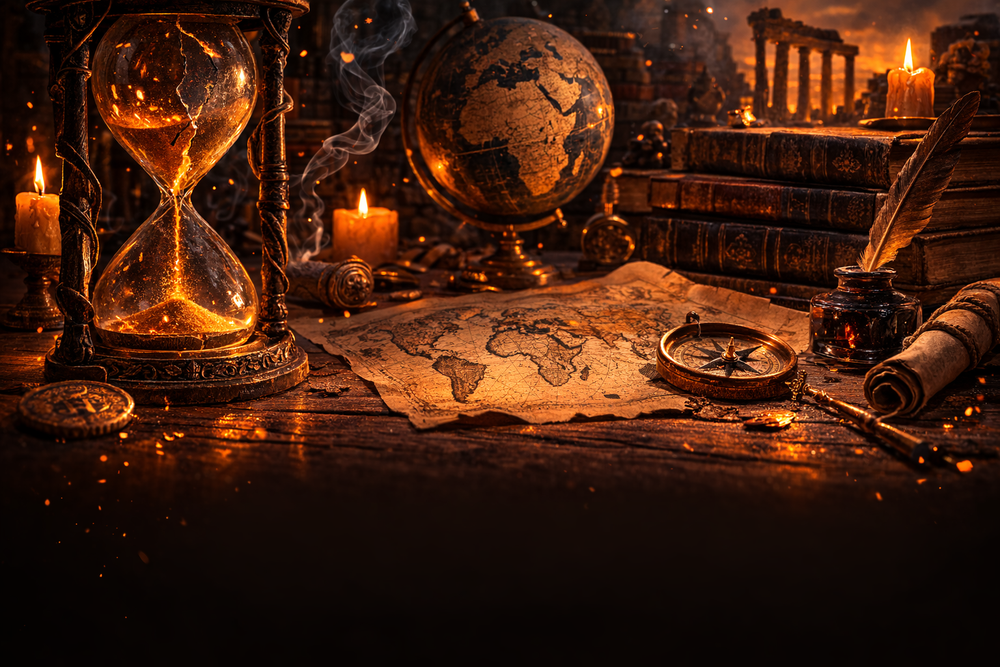
#> input picture storage/History_While_You_Sleep_Transition_Image.png, 1000 x 667 px, shrunk from 1536 x 1024 before the run
$ python chapter_title_card.py
#> lines starting #> are read from the running program, lines starting #| are printed output that depends on the picture
"""
chapter_title_card.py
Generates chapter transition title cards for History While You Sleep.

Usage:
    from chapter_title_card import make_title_card
    output_path = make_title_card(
        chapter_title="Morning in Rome",
        output_path="storage/output/chapter_1_card.jpg"
    )

The card is a static JPEG (1536x1024) — the same dimensions as the transition
image — with the chapter title composited into the naturally dark lower-right zone.
FFmpeg then holds this image for CARD_HOLD_SECONDS before the chapter narration begins.
"""

from PIL import Image, ImageDraw, ImageFont, ImageFilter
import os

# ── Config ────────────────────────────────────────────────────────────────────

TRANSITION_IMAGE   = os.path.join(os.path.dirname(os.path.dirname(os.path.dirname(os.path.abspath(__file__)))), "storage", "History_While_You_Sleep_Transition_Image.png")
FONT_TITLE         = os.path.join(os.path.dirname(os.path.dirname(os.path.dirname(os.path.abspath(__file__)))), "storage", "fonts", "PlayfairDisplay-Bold.ttf")
FONT_SUBTITLE      = os.path.join(os.path.dirname(os.path.dirname(os.path.dirname(os.path.abspath(__file__)))), "storage", "fonts", "Lora-Regular.ttf")
CARD_HOLD_SECONDS  = 8        # how long FFmpeg holds the card
OUTPUT_QUALITY     = 92       # JPEG quality — matches rest of pipeline

# Text zone: lower-right dark area of the image
# Image is 1536x1024. Text sits in the bottom 28% of height, right 55% of width.
TEXT_ZONE_X        = 0.42     # left edge of text zone (fraction of width)
TEXT_ZONE_Y        = 0.68     # top edge of text zone (fraction of height)
TEXT_ZONE_W        = 0.52     # width of text zone (fraction of width)

# Typography
TITLE_COLOR        = (255, 220, 140)   # warm gold — matches brand
SUBTITLE_COLOR     = (200, 170, 100)   # slightly muted gold for "History While You Sleep"
DIVIDER_COLOR      = (180, 130, 60)    # amber line above title
TITLE_FONT_SIZE    = 62
SUBTITLE_FONT_SIZE = 28
DIVIDER_THICKNESS  = 2
DIVIDER_WIDTH_PX   = 220              # short decorative line

# Soft glow behind text (subtle dark vignette to guarantee legibility)
GLOW_OPACITY       = 100              # 0–255, kept low since bg is already dark


def _load_font(path: str, size: int) -> ImageFont.FreeTypeFont:
    """Load font with fallback to default if file missing."""
    if os.path.exists(path):
        return ImageFont.truetype(path, size)
    print(f"[WARN] Font not found: {path} — using default")
    return ImageFont.load_default()


def _wrap_text(text: str, font: ImageFont.FreeTypeFont, max_width_px: int) -> list[str]:
    """Word-wrap text to fit within max_width_px."""
    words = text.split()
    lines = []
    current = []
    for word in words:
        test = " ".join(current + [word])
        bbox = font.getbbox(test)
        if bbox[2] - bbox[0] <= max_width_px:
            current.append(word)
        else:
            if current:
                lines.append(" ".join(current))
            current = [word]
    if current:
        lines.append(" ".join(current))
    return lines


def make_title_card(
    chapter_title: str,
    output_path: str,
    show_channel_name: bool = True,
) -> str:
    """
    Composite chapter_title onto the transition image and save to output_path.

    Args:
        chapter_title:    The chapter title text, e.g. "Morning in Rome"
        output_path:      Where to save the JPEG, e.g. "storage/output/ch1_card.jpg"
        show_channel_name: Whether to show "History While You Sleep" as a subtitle line

    Returns:
        output_path (for chaining)
    """
#> called with chapter_title = 'Morning in Ancient Rome', output_path = 'storage/output/test_title_card.jpg', show_channel_name = True
    # ── Load base image ──────────────────────────────────────────────────────
    if not os.path.exists(TRANSITION_IMAGE):
        raise FileNotFoundError(f"Transition image not found: {TRANSITION_IMAGE}")

    img = Image.open(TRANSITION_IMAGE).convert("RGB")
#> img is the input picture: PIL image 1000x667 RGB; mean R, G, B 64.1, 29.8, 13.6
    W, H = img.size   # expected 1536 x 1024
#> W = 1000; H = 667

    # ── Load fonts ───────────────────────────────────────────────────────────
    title_font    = _load_font(FONT_TITLE,    TITLE_FONT_SIZE)
    subtitle_font = _load_font(FONT_SUBTITLE, SUBTITLE_FONT_SIZE)

    # ── Compute text zone in pixels ──────────────────────────────────────────
    zone_x  = int(TEXT_ZONE_X * W)
#> zone_x = 420
    zone_y  = int(TEXT_ZONE_Y * H)
#> zone_y = 453
    zone_w  = int(TEXT_ZONE_W * W)
#> zone_w = 520

    # ── Wrap title to fit zone width ─────────────────────────────────────────
    title_lines = _wrap_text(chapter_title, title_font, zone_w)
#> title_lines = ['Morning in Ancient Rome']

    # ── Measure total text block height ─────────────────────────────────────
    line_h       = title_font.getbbox("Ag")[3] + 8     # line height + leading
    block_h      = len(title_lines) * line_h
#> block_h = 20
    divider_gap  = 18
    subtitle_h   = subtitle_font.getbbox("Ag")[3] + 6 if show_channel_name else 0
    total_h      = DIVIDER_THICKNESS + divider_gap + block_h + (20 + subtitle_h if show_channel_name else 0)
#> total_h = 78

    # Vertically center the block within the lower third
    lower_third_top = zone_y
#> lower_third_top = 453
    lower_third_h   = H - lower_third_top - 40   # 40px bottom padding
#> lower_third_h = 174
    text_start_y    = lower_third_top + (lower_third_h - total_h) // 2
#> text_start_y = 501
    text_start_y    = max(text_start_y, lower_third_top + 20)

    # ── Optional: subtle dark vignette behind text for safety ────────────────
    # Only applied if the computed zone risks readability on lighter images
    overlay = Image.new("RGBA", img.size, (0, 0, 0, 0))
#> overlay: PIL image 1000x667 RGBA; every value is 0
    ov_draw = ImageDraw.Draw(overlay)
    ov_draw.rectangle(
        [zone_x - 20, text_start_y - 20, W - 10, H - 10],
        fill=(0, 0, 0, GLOW_OPACITY)
    )
    img = img.convert("RGBA")
#> img: PIL image 1000x667 RGBA
    img = Image.alpha_composite(img, overlay).convert("RGB")
#> img: PIL image 1000x667 RGB

    # ── Draw ─────────────────────────────────────────────────────────────────
    draw = ImageDraw.Draw(img)
    cursor_y = text_start_y
#> cursor_y = 501

    # Decorative divider line above title
    draw.rectangle(
        [zone_x, cursor_y, zone_x + DIVIDER_WIDTH_PX, cursor_y + DIVIDER_THICKNESS],
        fill=DIVIDER_COLOR
    )
    cursor_y += DIVIDER_THICKNESS + divider_gap
#> cursor_y = 521

    # Title lines
    for line in title_lines:
        draw.text((zone_x, cursor_y), line, font=title_font, fill=TITLE_COLOR)
        cursor_y += line_h
#> after the loop, cursor_y = 541

    # Channel subtitle
    if show_channel_name:
        cursor_y += 20
#> cursor_y = 561
        draw.text(
            (zone_x, cursor_y),
            "History While You Sleep",
            font=subtitle_font,
            fill=SUBTITLE_COLOR
        )

    # ── Save ─────────────────────────────────────────────────────────────────
    os.makedirs(os.path.dirname(output_path) if os.path.dirname(output_path) else ".", exist_ok=True)
    img.save(output_path, "JPEG", quality=OUTPUT_QUALITY)
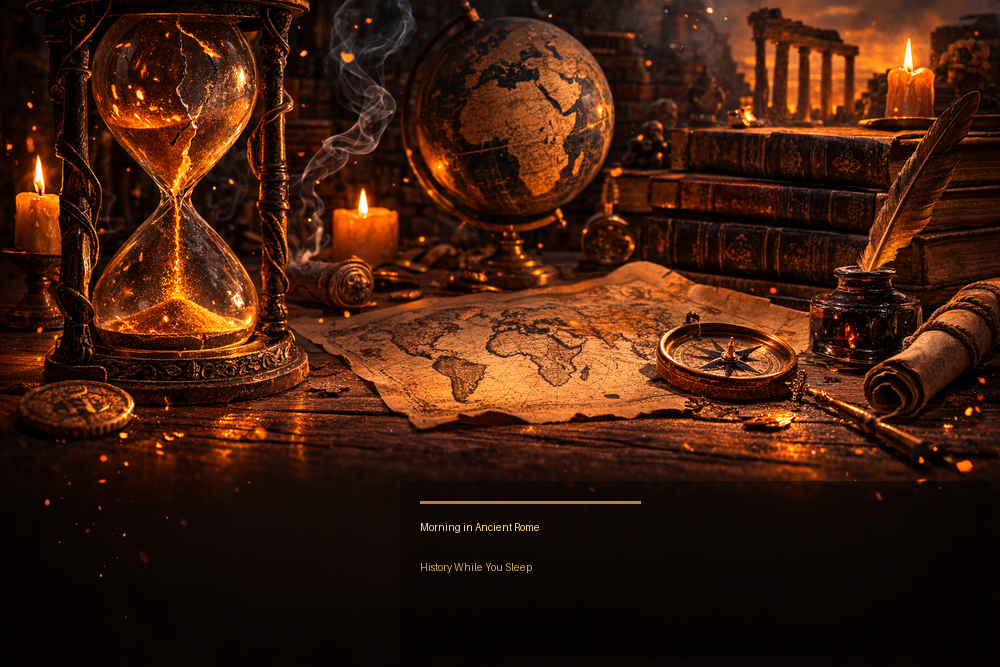
#> saved as test_title_card.jpg: PIL image 1000x667 RGB; mean R, G, B 63.4, 29.6, 13.4
    print(f"[chapter_title_card] Saved: {output_path}  ({W}x{H})")
#| [chapter_title_card] Saved: storage/output/test_title_card.jpg  (1000x667)
    return output_path


# ── Standalone test ───────────────────────────────────────────────────────────
if __name__ == "__main__":
    import sys
    title = " ".join(sys.argv[1:]) if len(sys.argv) > 1 else "Morning in Ancient Rome"
    out   = make_title_card(title, "storage/output/test_title_card.jpg")
    print(f"Test card written to: {out}")
